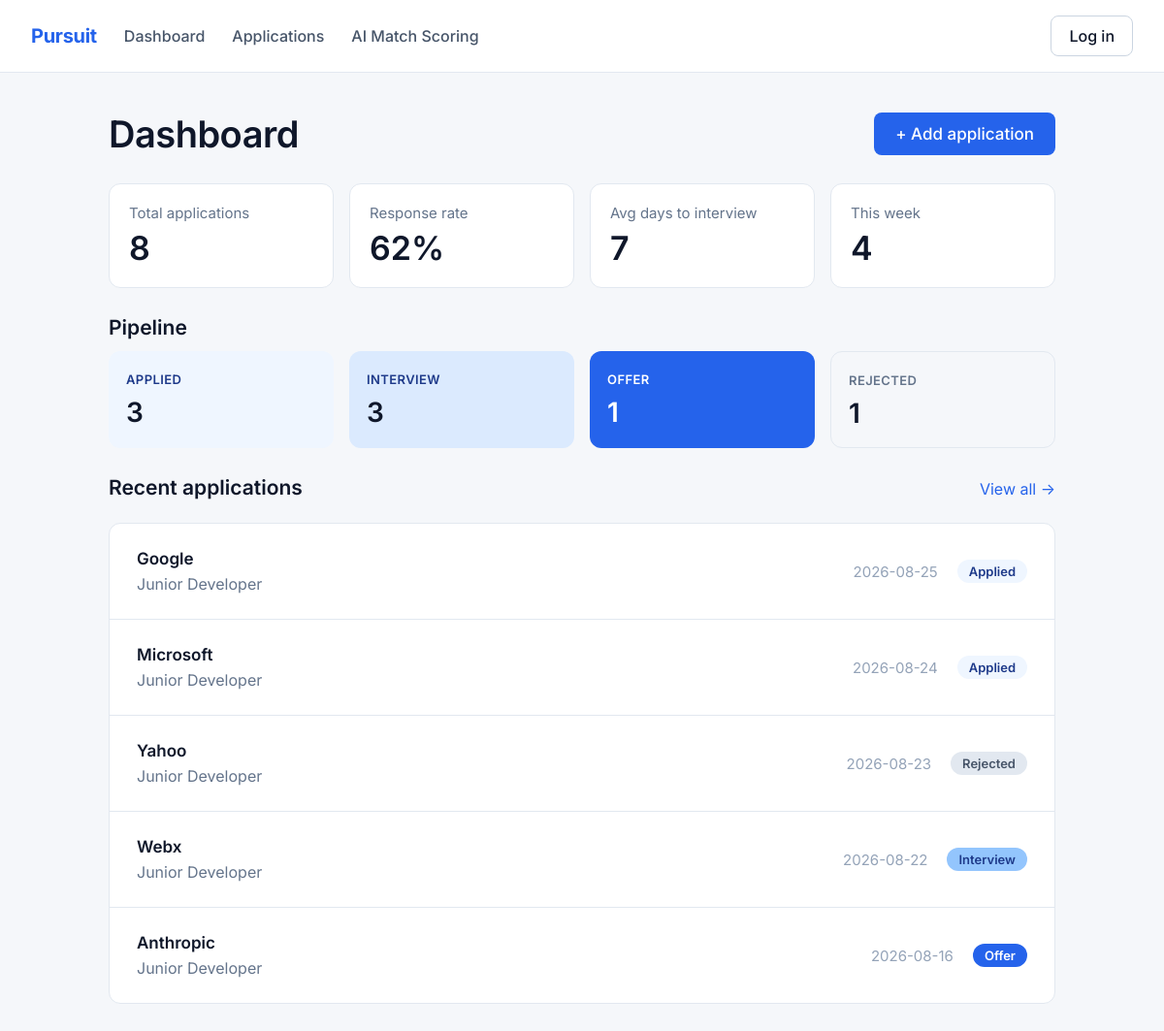
/dashboard, run on the app's committed database.
### tables this page shows
CREATE TABLE applications (
            id INTEGER PRIMARY KEY AUTOINCREMENT,
            company TEXT,
            role TEXT,
            job_description TEXT,
            resume_filename TEXT,
            status TEXT,
            date_applied TIMESTAMP,
            match_score INTEGER,
            missing_keywords TEXT,
            notes TEXT,
            status_updated_at TEXT,
            created_at TIMESTAMP
        );

### app.py (the view)
@app.route('/dashboard',methods = ['GET','POST'])
def dashboard():
    conn = sqlite3.connect("applications.db")
    conn.row_factory =sqlite3.Row
    cursor = conn.cursor()
    cursor.execute("SELECT COUNT(*) FROM applications")
    total_rows = cursor.fetchone()[0]
    applied = "Applied"
    query = "SELECT COUNT(*) FROM applications WHERE status != ?"
    cursor.execute(query,(applied,))
    responded = cursor.fetchone()[0]
    if total_rows > 0 :
        response_rate = round((responded/total_rows)*100)
        print(response_rate)
    else:
        response_rate =0
        print("No job applications yet")
    today = datetime.now()
    one_week_ago = today - timedelta(days=7)
    one_week_ago_str = one_week_ago.strftime('%Y-%m-%d')
    query2 = "SELECT COUNT(*) FROM applications WHERE date_applied >= ?"
    cursor.execute(query2,(one_week_ago_str,))
    applications_this_week = cursor.fetchone()[0]
    print("Applications this week : ", applications_this_week)
    interview1 = "Interview"
    query3 = "SELECT date_applied,status_updated_at FROM applications WHERE status = ?"
    cursor.execute(query3,(interview1,))
    data_date = cursor.fetchall()
    for row in data_date:
        print(row['date_applied'], row['status_updated_at'])
    day_gaps = []   # empty container, created BEFORE the loop
    for row in data_date:
        applied_date = datetime.strptime(row['date_applied'], '%Y-%m-%d')
        interview_date = datetime.strptime(row['status_updated_at'], '%Y-%m-%d')
        gap =(interview_date-applied_date).days
        day_gaps.append(gap)  # add gap into your container
    if len(day_gaps) > 0 :
        avg_days_to_interview = sum(day_gaps) / len(day_gaps)
        print("Average between application and Interview : ", round(avg_days_to_interview))
    else :
        print("No applications yet, apply for a job !")
        avg_days_to_interview = 0
    cursor.execute("SELECT status, COUNT(*) AS count FROM applications GROUP BY status")
    pipeline_data = cursor.fetchall()
    status_count_dict = {}
    for row in pipeline_data:
        print(row['status'], row['count'])
        status_count_dict[row["status"]] = row['count']
    print(status_count_dict)
    applied_count = status_count_dict.get('Applied',0)
    interview_count = status_count_dict.get('Interview',0)
    offer_count = status_count_dict.get('Offer',0)
    rejected_count = status_count_dict.get('Rejected',0)
    query5 = "SELECT company, role, status, date_applied FROM applications ORDER BY date_applied DESC LIMIT 5"
    cursor.execute(query5)
    recent_applications = cursor.fetchall()
    for recent in recent_applications:
        print(recent['date_applied'], "Date applied")
    conn.close()
    return render_template('dashboard.html',
                        total_rows=total_rows,
                        response_rate=response_rate,
                        applications_this_week=applications_this_week,
                        avg_days_to_interview=round(avg_days_to_interview),
                        applied_count = applied_count,
                        interview_count = interview_count,
                        rejected_count = rejected_count,
                        recent_applications = recent_applications,
                        offer_count = offer_count)

### templates/dashboard.html
{% extends "base.html" %}
{% block content %}
<div class="dashboard">
    <div class="dashboard-header">
        <h1>Dashboard</h1>
        <a href="{{ url_for('add_application') }}"><button type="button" class="btn-primary">+ Add application</button></a>
    </div>
    <div class="stat-grid">
        <div class="stat-box">
            <div class="stat-box-label">Total applications</div>
            <div class="stat-box-value">{{ total_rows }}</div>
        </div>
        <div class="stat-box">
            <div class="stat-box-label">Response rate</div>
            <div class="stat-box-value">{{ response_rate }}%</div>
        </div>
        <div class="stat-box">
            <div class="stat-box-label">Avg days to interview</div>
            <div class="stat-box-value">{{ avg_days_to_interview }}</div>
        </div>
        <div class="stat-box">
            <div class="stat-box-label">This week</div>
            <div class="stat-box-value">{{ applications_this_week }}</div>
        </div>
    </div>
    <div class="section-heading">Pipeline</div>
    <div class="pipeline-grid">
        <div class="pipeline-box pipeline-applied">
            <span class="pipeline-label">Applied</span>
            <div class="pipeline-value">{{ applied_count }}</div>
        </div>
        <div class="pipeline-box pipeline-interview">
            <span class="pipeline-label">Interview</span>
            <div class="pipeline-value">{{ interview_count }}</div>
        </div>
        <div class="pipeline-box pipeline-offer">
            <span class="pipeline-label">Offer</span>
            <div class="pipeline-value">{{ offer_count }}</div>
        </div>
        <div class="pipeline-box pipeline-rejected">
            <span class="pipeline-label">Rejected</span>
            <div class="pipeline-value">{{ rejected_count }}</div>
        </div>
    </div>
    <div class="recent-header">
        <div class="section-heading">Recent applications</div>
        <a href="{{ url_for('applications') }}">View all &rarr;</a>
    </div>
    {% if recent_applications %}
    <div class="recent-panel">
        {% for recent in recent_applications %}
        <div class="recent-row">
            <div>
                <div class="recent-company">{{ recent['company'] }}</div>
                <div class="recent-role">{{ recent['role'] }}</div>
            </div>
            <div class="recent-right">
                <span class="recent-date">{{ recent['date_applied'] }}</span>
                <span class="status-tag status-{{ recent['status']|lower }}">{{ recent['status'] }}</span>
            </div>
        </div>
        {% endfor %}
    </div>
    {% else %}
    <div class="empty-state">No applications match yet.</div>
    {% endif %}
</div>
{% endblock %}

### templates/base.html (shortened to what this page needs)
<!DOCTYPE html>
<html lang="en">
<head>
    <link rel="stylesheet" href="{{ url_for('static', filename='styles.css') }}">
</head>
<body>
<nav class="navbar">
    <a href="{{ url_for('home') }}" class="navbar-brand">Pursuit</a>
    <a href="{{ url_for('dashboard') }}" class="navbar-link">Dashboard</a>
    <a href="{{ url_for('applications') }}" class="navbar-link">Applications</a>
    <a href="#" class="navbar-link">AI Match Scoring</a>
    <a href="{{ url_for('auth') }}"><button type="button" class="btn-outline">Log in</button></a>
</nav>
{% block content %}
{% endblock %}
</body>
</html>

### static/styles.css (style rules this page uses)
:root { --primary: #2563eb; --primary-pressed: #1d4ed8; --primary-deep: #1e3a8a; --navy: #0a1530; --surface: #f5f7fa; --canvas: #ffffff; --hairline: #e2e8f0; --hairline-strong: #cbd5e1; --ink: #0f172a; --charcoal: #1e293b; --slate: #475569; --steel: #64748b; --tint-100: #eff6ff; --tint-200: #dbeafe; --tint-300: #bfdbfe; --stone: #94a3b8; }
* { box-sizing: border-box; }
body { margin: 0; font-family: 'Inter', -apple-system, system-ui, sans-serif; background-color: var(--surface); color: var(--ink); }
a { color: var(--primary); text-decoration: none; }
.btn-primary { background-color: var(--primary); color: #ffffff; border: none; border-radius: 8px; padding: 12px 22px; font-size: 17px; font-weight: 500; font-family: inherit; cursor: pointer; }
.navbar { display: flex; align-items: center; gap: 28px; padding: 16px 32px; background: var(--canvas); border-bottom: 1px solid var(--hairline); }
.navbar-brand { font-weight: 700; font-size: 20px; letter-spacing: -0.3px; }
.navbar-link { font-size: 16px; font-weight: 500; color: var(--slate); }
.btn-outline { background: transparent; color: var(--ink); border: 1px solid var(--hairline-strong); border-radius: 8px; padding: 10px 18px; font-size: 16px; font-weight: 500; font-family: inherit; cursor: pointer; }
.dashboard { max-width: 1040px; margin: 0 auto; padding: 40px 32px; }
.dashboard-header { display: flex; justify-content: space-between; align-items: center; margin-bottom: 28px; }
.dashboard-header h1 { font-size: 38px; font-weight: 600; letter-spacing: -0.5px; margin: 0; }
.stat-grid { display: grid; grid-template-columns: repeat(4, 1fr); gap: 16px; margin-bottom: 28px; }
.stat-box { background: var(--canvas); border: 1px solid var(--hairline); border-radius: 12px; padding: 20px; }
.stat-box-label { font-size: 15px; color: var(--steel); margin-bottom: 6px; }
.stat-box-value { font-size: 34px; font-weight: 600; }
.section-heading { font-size: 21px; font-weight: 600; margin-bottom: 12px; }
.pipeline-grid { display: grid; grid-template-columns: repeat(4, 1fr); gap: 16px; margin-bottom: 28px; }
.pipeline-box { border-radius: 12px; padding: 18px; }
.pipeline-label { font-size: 13px; font-weight: 600; text-transform: uppercase; letter-spacing: 0.4px; }
.pipeline-value { font-size: 28px; font-weight: 600; margin-top: 8px; }
.pipeline-applied { background: var(--tint-100); }
.pipeline-applied .pipeline-label { color: var(--primary-deep); }
.pipeline-interview { background: var(--tint-200); }
.pipeline-interview .pipeline-label { color: var(--primary-deep); }
.pipeline-offer { background: var(--primary); }
.pipeline-offer .pipeline-label, .pipeline-offer .pipeline-value { color: #ffffff; }
.pipeline-rejected { background: var(--surface); border: 1px solid var(--hairline); }
.pipeline-rejected .pipeline-label { color: var(--steel); }
.recent-header { display: flex; justify-content: space-between; align-items: baseline; margin-bottom: 12px; }
.recent-panel { background: var(--canvas); border: 1px solid var(--hairline); border-radius: 12px; overflow: hidden; }
.recent-row { display: flex; justify-content: space-between; align-items: center; padding: 26px 28px; border-bottom: 1px solid var(--hairline); }
.recent-row:last-child { border-bottom: none; }
.recent-company { font-weight: 600; font-size: 17px; margin-bottom: 6px; }
.recent-role { color: var(--steel); font-size: 16px; }
.recent-right { display: flex; align-items: center; gap: 20px; }
.recent-date { color: var(--stone); font-size: 15px; }
.status-tag { border-radius: 999px; padding: 4px 12px; font-size: 13px; font-weight: 600; }
.status-applied { background: #eff6ff; color: #1e3a8a; }
.status-interview { background: #93c5fd; color: #1e3a8a; }
.status-offer { background: #2563eb; color: #ffffff; }
.status-rejected { background: #e2e8f0; color: #475569; }

### data on the page
applications: company "Google", role "Junior Developer", date_applied "2026-08-25", status "Applied"
applications: company "Microsoft", role "Junior Developer", date_applied "2026-08-24", status "Applied"
applications: company "Yahoo", role "Junior Developer", date_applied "2026-08-23", status "Rejected"
applications: company "Webx", role "Junior Developer", date_applied "2026-08-22", status "Interview"
applications: company "Anthropic", role "Junior Developer", date_applied "2026-08-16", status "Offer"

### other printed values
{{ total_rows }} "8"
{{ response_rate }} "62"
{{ avg_days_to_interview }} "7"
{{ applications_this_week }} "4"
{{ applied_count }} "3"
{{ interview_count }} "3"
{{ offer_count }} "1"
{{ rejected_count }} "1"
